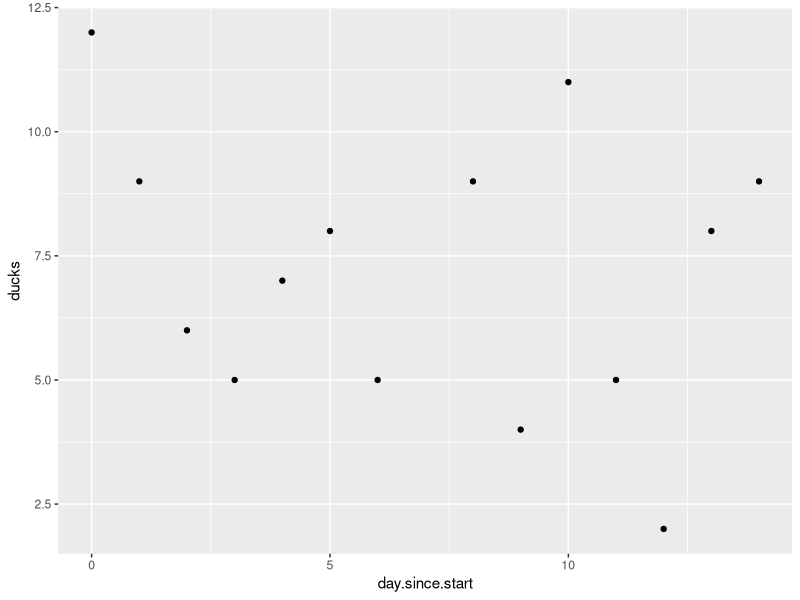
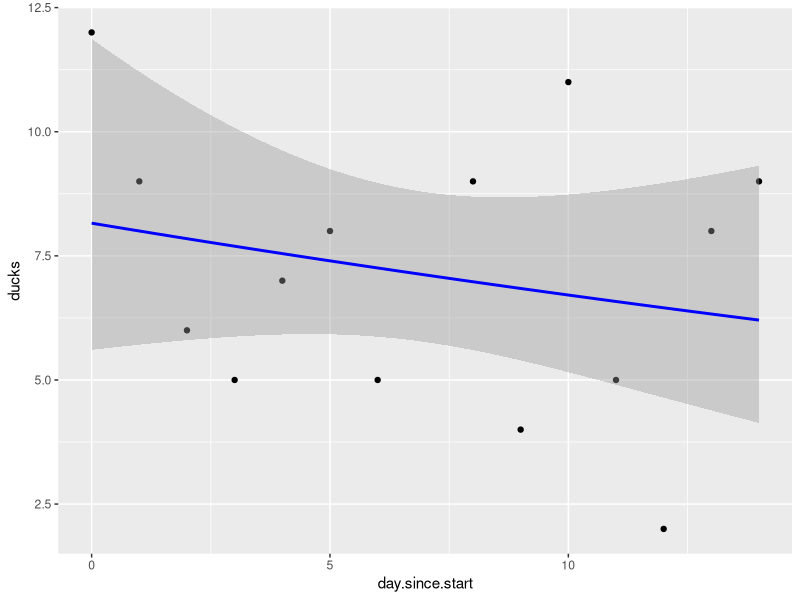
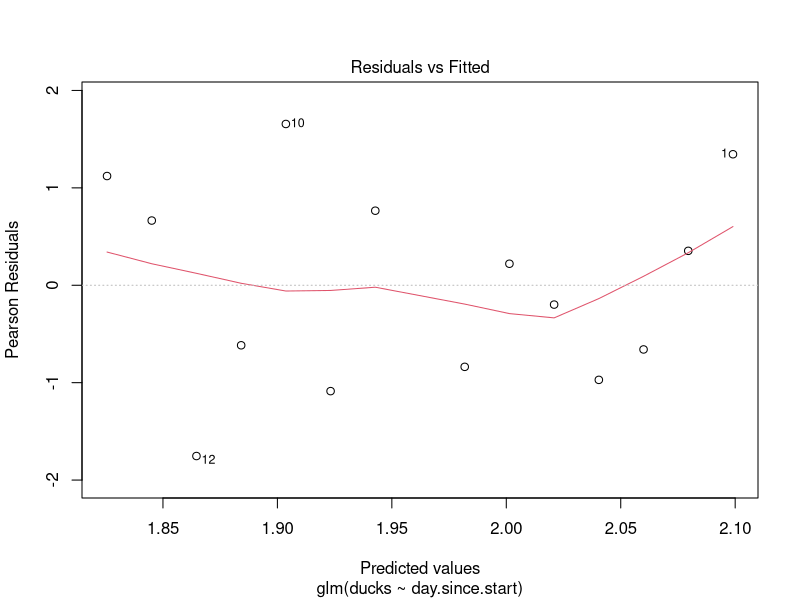
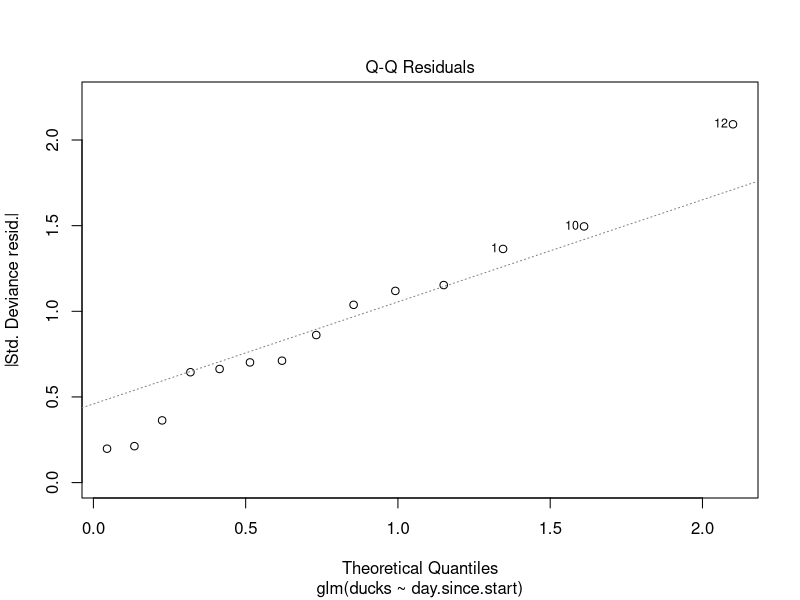
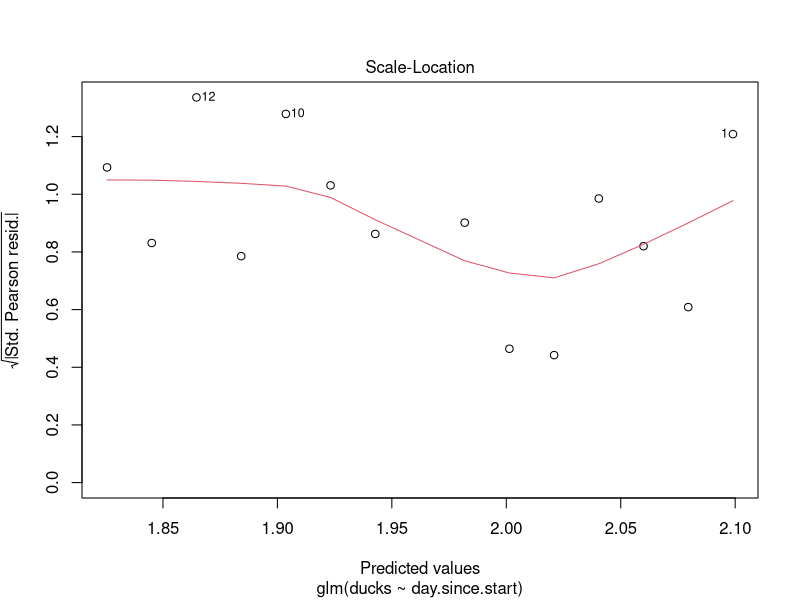
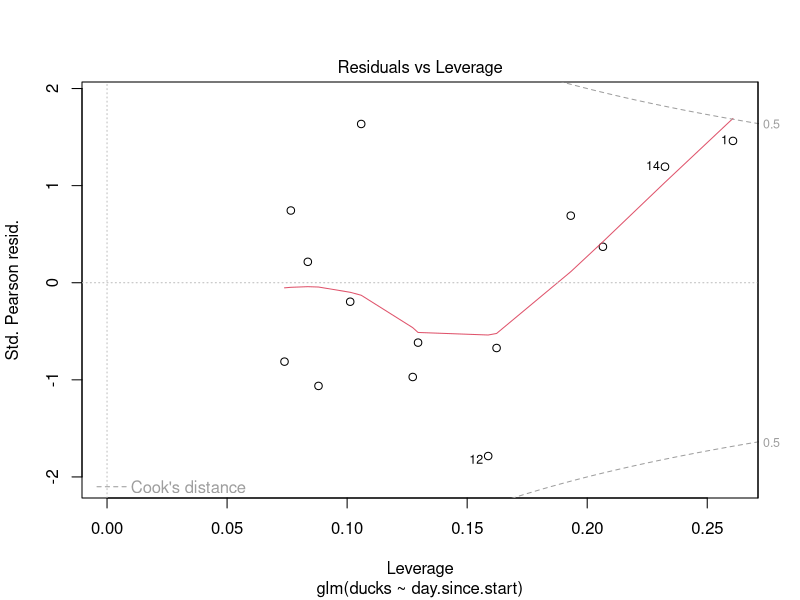

Source code (R) for these figures, in order:
ducks<-read.csv("Ducks at dawn.csv")
print(ducks)
library(ggplot2)

##inferential plots
duck1 <- ggplot(data = ducks,aes(day.since.start,ducks))+geom_point()
plot(duck1)

duck2 <- duck1 + geom_smooth(method="glm",colour="blue",
                         formula=y~x,
                         method.args=list(family="quasipoisson"(link="log")))
plot(duck2)

##diagnostic plot
duck3 <- glm(ducks~day.since.start,data=ducks,family= "quasipoisson" (link="log"))
summary(duck3)
plot(duck3)




